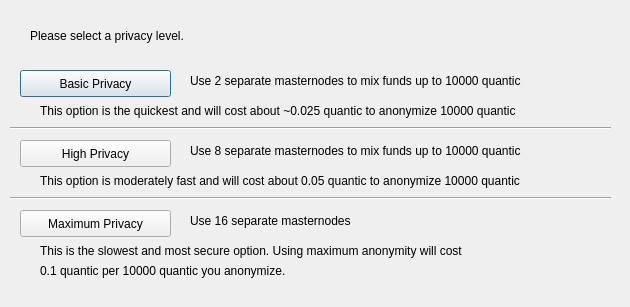
<?xml version="1.0" encoding="UTF-8"?>
<ui version="4.0">
 <class>ObfuscationConfig</class>
 <widget class="QDialog" name="ObfuscationConfig">
  <property name="geometry">
   <rect>
    <x>0</x>
    <y>0</y>
    <width>630</width>
    <height>307</height>
   </rect>
  </property>
  <property name="windowTitle">
   <string>Configure Obfuscation</string>
  </property>
  <widget class="QPushButton" name="buttonBasic">
   <property name="geometry">
    <rect>
     <x>20</x>
     <y>70</y>
     <width>151</width>
     <height>27</height>
    </rect>
   </property>
   <property name="text">
    <string>Basic Privacy</string>
   </property>
  </widget>
  <widget class="QPushButton" name="buttonHigh">
   <property name="geometry">
    <rect>
     <x>20</x>
     <y>140</y>
     <width>151</width>
     <height>27</height>
    </rect>
   </property>
   <property name="text">
    <string>High Privacy</string>
   </property>
  </widget>
  <widget class="QPushButton" name="buttonMax">
   <property name="geometry">
    <rect>
     <x>20</x>
     <y>210</y>
     <width>151</width>
     <height>27</height>
    </rect>
   </property>
   <property name="text">
    <string>Maximum Privacy</string>
   </property>
  </widget>
  <widget class="QLabel" name="label">
   <property name="geometry">
    <rect>
     <x>30</x>
     <y>20</y>
     <width>571</width>
     <height>31</height>
    </rect>
   </property>
   <property name="text">
    <string>Please select a privacy level.</string>
   </property>
  </widget>
  <widget class="QLabel" name="label_2">
   <property name="geometry">
    <rect>
     <x>190</x>
     <y>70</y>
     <width>421</width>
     <height>21</height>
    </rect>
   </property>
   <property name="text">
    <string>Use 2 separate masternodes to mix funds up to 10000 quantic</string>
   </property>
  </widget>
  <widget class="QLabel" name="label_3">
   <property name="geometry">
    <rect>
     <x>190</x>
     <y>140</y>
     <width>411</width>
     <height>21</height>
    </rect>
   </property>
   <property name="text">
    <string>Use 8 separate masternodes to mix funds up to 10000 quantic</string>
   </property>
  </widget>
  <widget class="QLabel" name="label_4">
   <property name="geometry">
    <rect>
     <x>190</x>
     <y>210</y>
     <width>421</width>
     <height>21</height>
    </rect>
   </property>
   <property name="text">
    <string>Use 16 separate masternodes</string>
   </property>
  </widget>
  <widget class="QLabel" name="label_6">
   <property name="geometry">
    <rect>
     <x>40</x>
     <y>100</y>
     <width>561</width>
     <height>21</height>
    </rect>
   </property>
   <property name="text">
    <string>This option is the quickest and will cost about ~0.025 quantic to anonymize 10000 quantic</string>
   </property>
  </widget>
  <widget class="QLabel" name="label_7">
   <property name="geometry">
    <rect>
     <x>40</x>
     <y>170</y>
     <width>561</width>
     <height>21</height>
    </rect>
   </property>
   <property name="text">
    <string>This option is moderately fast and will cost about 0.05 quantic to anonymize 10000 quantic</string>
   </property>
  </widget>
  <widget class="QLabel" name="label_8">
   <property name="geometry">
    <rect>
     <x>40</x>
     <y>240</y>
     <width>561</width>
     <height>21</height>
    </rect>
   </property>
   <property name="text">
    <string>This is the slowest and most secure option. Using maximum anonymity will cost</string>
   </property>
  </widget>
  <widget class="QLabel" name="label_9">
   <property name="geometry">
    <rect>
     <x>40</x>
     <y>260</y>
     <width>561</width>
     <height>21</height>
    </rect>
   </property>
   <property name="text">
    <string>0.1 quantic per 10000 quantic you anonymize.</string>
   </property>
  </widget>
  <widget class="Line" name="line">
   <property name="geometry">
    <rect>
     <x>10</x>
     <y>120</y>
     <width>601</width>
     <height>16</height>
    </rect>
   </property>
   <property name="orientation">
    <enum>Qt::Horizontal</enum>
   </property>
  </widget>
  <widget class="Line" name="line_2">
   <property name="geometry">
    <rect>
     <x>10</x>
     <y>190</y>
     <width>601</width>
     <height>16</height>
    </rect>
   </property>
   <property name="orientation">
    <enum>Qt::Horizontal</enum>
   </property>
  </widget>
 </widget>
 <resources/>
 <connections/>
</ui>
